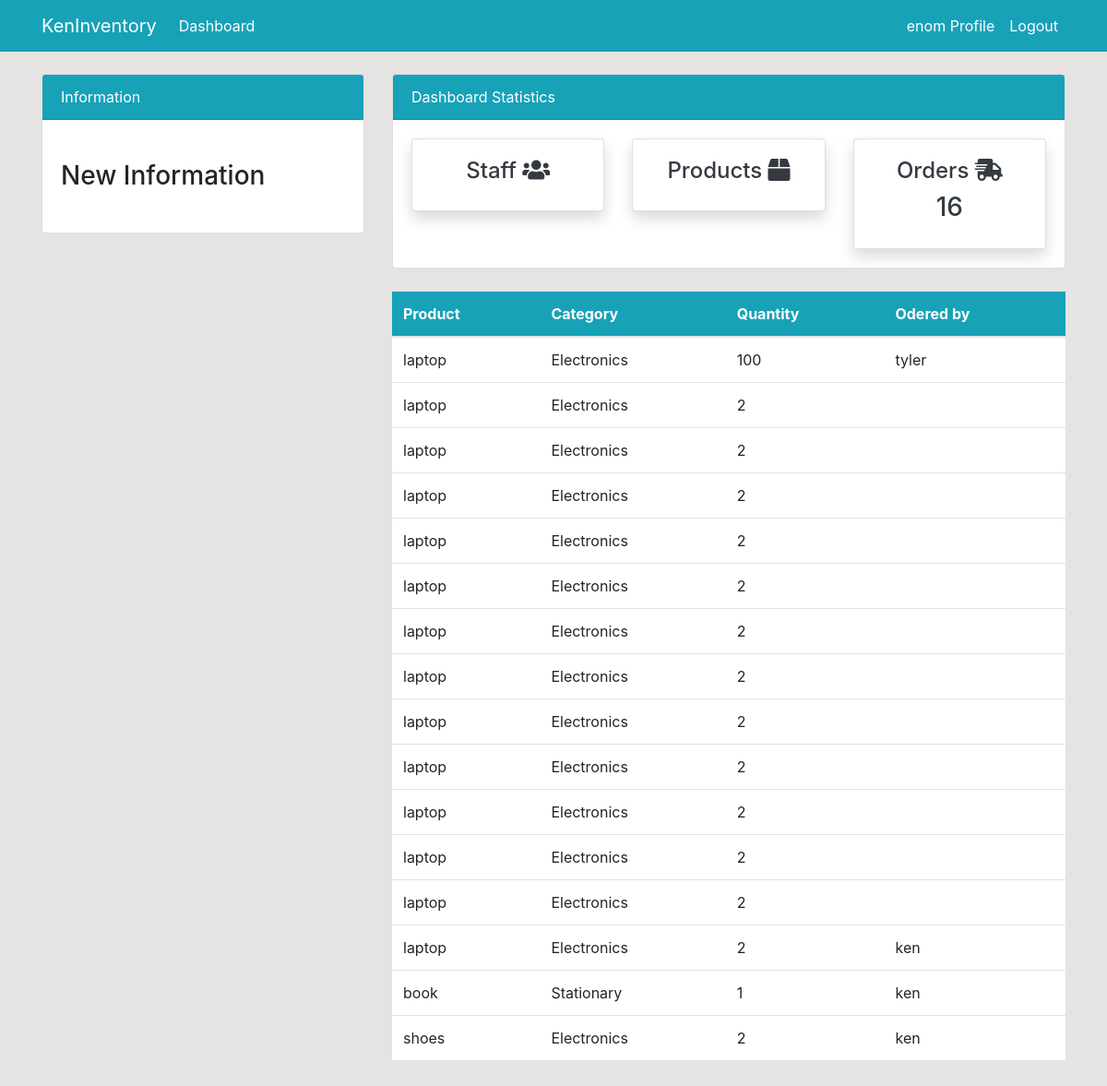
Page /order (signed in) on the committed database.
### dashboard/models.py (models this page shows, shortened)
class Order(models.Model):
    product = models.ForeignKey(Product,on_delete=models.CASCADE,null=True)
    staff = models.ForeignKey(User,models.CASCADE,null=True)
    quantity = models.PositiveIntegerField(null=True)
    date = models.DateTimeField(auto_now_add=True)
    class Meta:
        verbose_name_plural = 'Order'

class Product(models.Model):
    name = models.CharField(max_length=100,null=True)
    category = models.CharField(max_length=100,choices=CATEGORY,null=True)
    quantity = models.PositiveIntegerField(default=1,null=True)
    def __str__(self):
        return f"{self.name}"

### dashboard/views.py (the view)
# urls.py: path('order',views.order,name='order'),
def order(request):
    order =  Order.objects.all()
    order_count = Order.objects.all().count()
    context = {
        'order':order,
        'order_count':order_count
    }
    return render(request,'dashboard/order.html',context)

### dashboard/templates/dashboard/order.html (shortened to what this page needs)
{% extends 'partials/base.html' %}
{% block content %}
{%include 'partials/top-bar.html'%}
<div class="row my-4">
    <div class="col-md-4"></div>
    <div class="col-md-8">
        <table class="table bg-white">
            <thead class="bg-info text-white">
                <tr>
                    <th scope="col">Product</th>
                    <th scope="col">Category</th>
                    <th scope="col">Quantity</th>
                    <th scope="col">Odered by</th>
                </tr>
            </thead>
            <tbody>
                {% for order in order %}
                <tr>
                    <td>{{ order.product }}</td>
                    <td>{{ order.product.category }}</td>
                    <td>{{ order.quantity }}</td>
                    <td>{{ order.staff.username }}</td>
                </tr>
                {% endfor %}
            </tbody>
        </table>
    </div>
</div>
{% endblock %}

### dashboard/templates/partials/base.html (shortened to what this page needs)
{% load static %}
<!doctype html>
<html lang="en">
<head>
    <link rel="stylesheet" href="https://cdn.jsdelivr.net/npm/bootstrap@4.6.0/dist/css/bootstrap.min.css"
>
    <link rel="stylesheet" href="https://use.fontawesome.com/releases/v5.15.2/css/all.css"
>
    <link rel="stylesheet" href="{% static 'style.css' %}">
</head>
<body>
    <nav class="navbar navbar-expand-lg navbar-info bg-info">
        <div class="container">
            {%if user.is_authenticated %}
            <a class="navbar-brand text-white" href="/">KenInventory</a>
            <div class="collapse navbar-collapse" id="navbarSupportedContent">
                <ul class="navbar-nav mr-auto">
                    <li class="nav-item active">
                        <a class="nav-link text-white" href="/">Dashboard </a>
                    </li>
                </ul>
                <ul class="navbar-nav ml-auto">
                    <li class="nav-item active">
                        <a class="nav-link text-white" href="{%url 'profile'%}">{{user.username}} Profile
                            <span class="sr-only">(current)</span></a>
                    </li>
                    <li class="nav-item">
                        <a class="nav-link text-white" href="{%url 'logout' %}">Logout</a>
                    </li>
                </ul>
            {%endif%}
            </div>
        </div>
    </nav>
    <div class="container">
        {% block content %}
        {% endblock %}
    </div>
</body>
</html>

### static/style.css (style rules this page uses)
body { background: rgb(230, 227, 227); }

### rows in the picture
Order: product "laptop", product.category "Electronics", quantity "100", staff.username "tyler"
Order: product "laptop", product.category "Electronics", quantity "2"
Order: product "laptop", product.category "Electronics", quantity "2"
Order: product "laptop", product.category "Electronics", quantity "2"
Order: product "laptop", product.category "Electronics", quantity "2"
Order: product "laptop", product.category "Electronics", quantity "2"
Order: product "laptop", product.category "Electronics", quantity "2"
Order: product "laptop", product.category "Electronics", quantity "2"
Order: product "laptop", product.category "Electronics", quantity "2"
Order: product "laptop", product.category "Electronics", quantity "2"
Order: product "laptop", product.category "Electronics", quantity "2"
Order: product "laptop", product.category "Electronics", quantity "2"
Order: product "laptop", product.category "Electronics", quantity "2"
Order: product "laptop", product.category "Electronics", quantity "2", staff.username "ken"
Order: product "book", product.category "Stationary", quantity "1", staff.username "ken"
Order: product "shoes", product.category "Electronics", quantity "2", staff.username "ken"

### other values in the picture
{{ user.username }} "enom"
{{ order_count }} "16"
